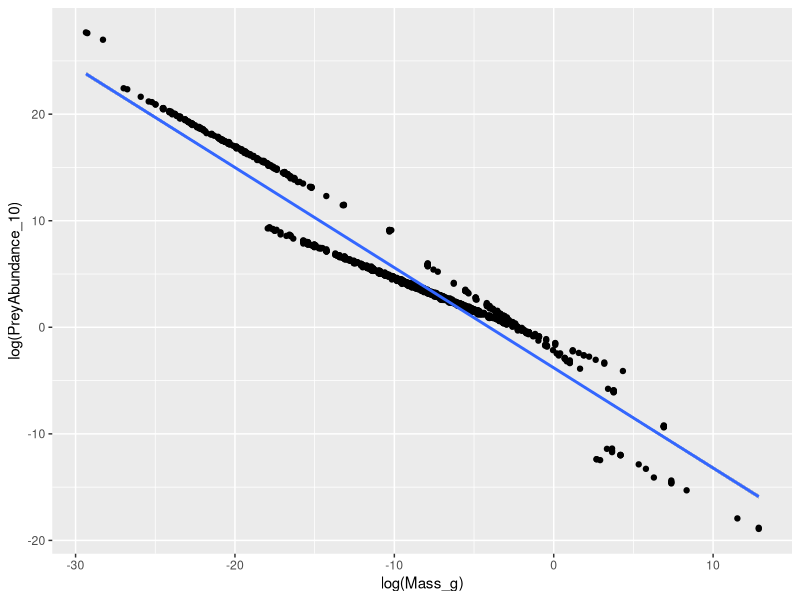
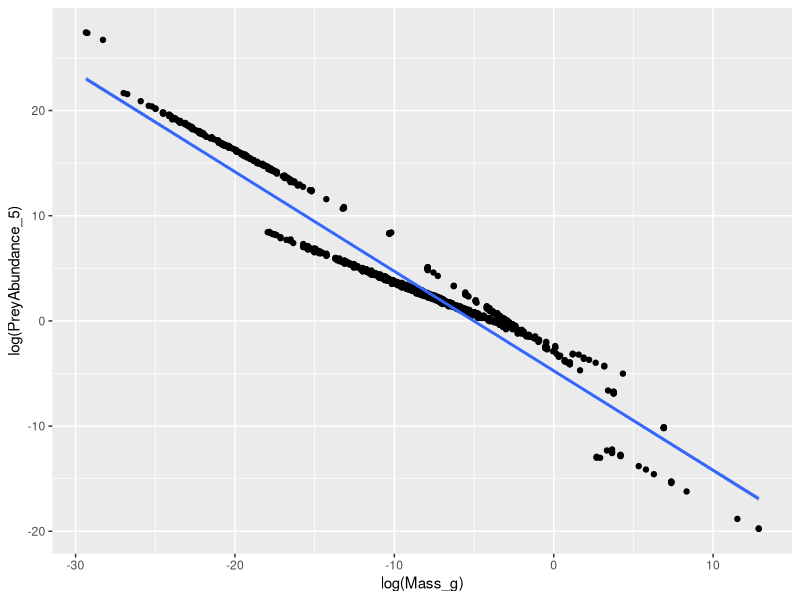
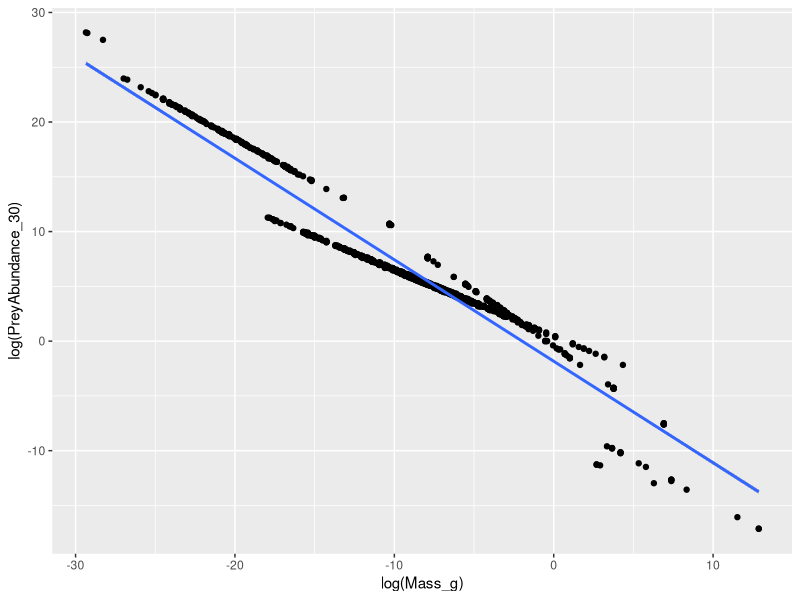
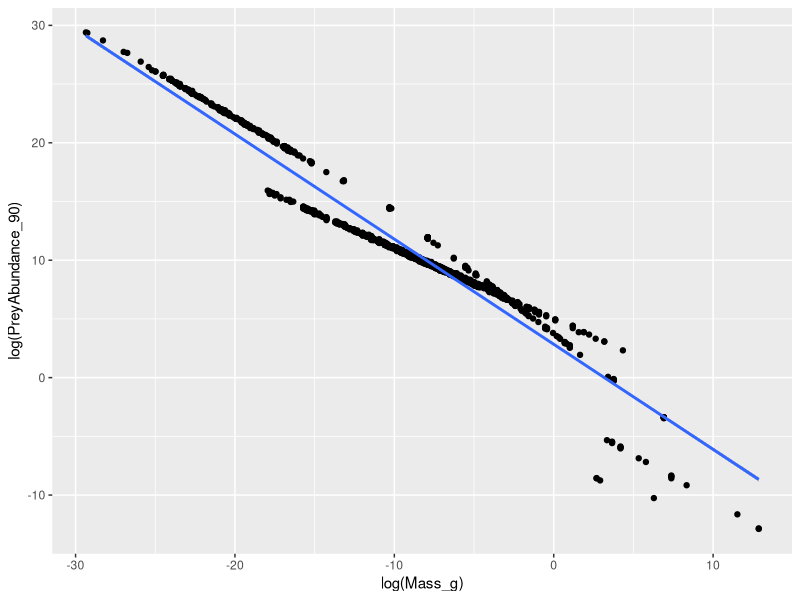
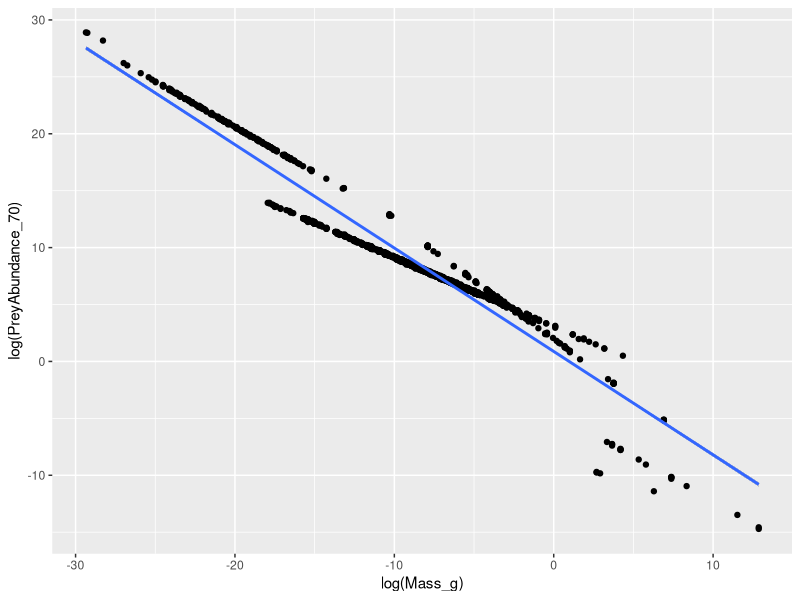
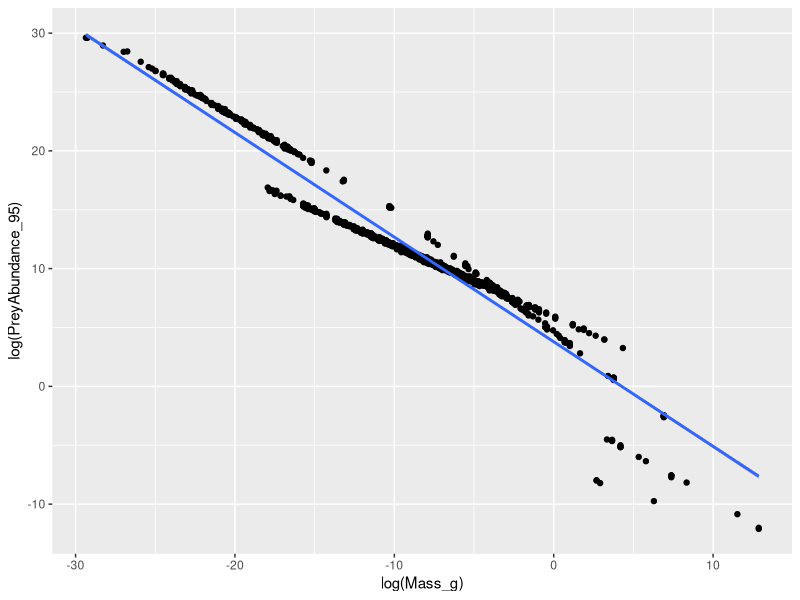
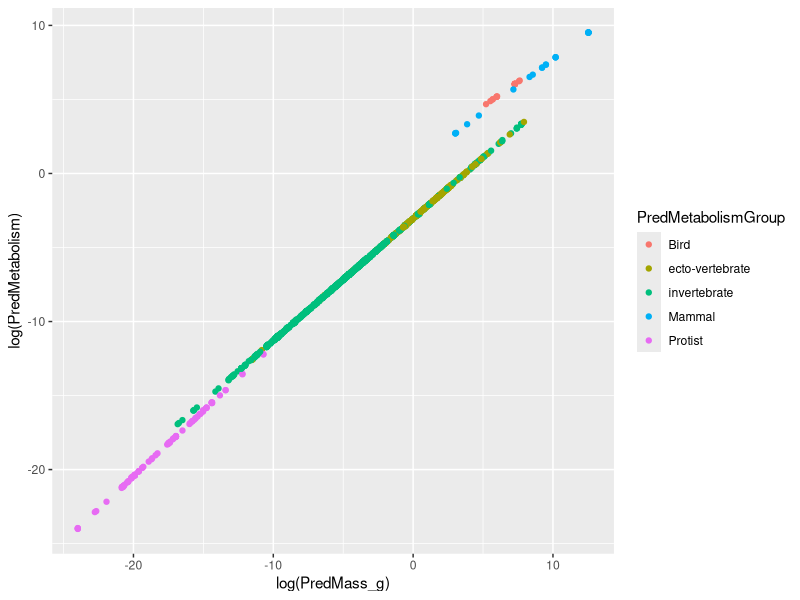
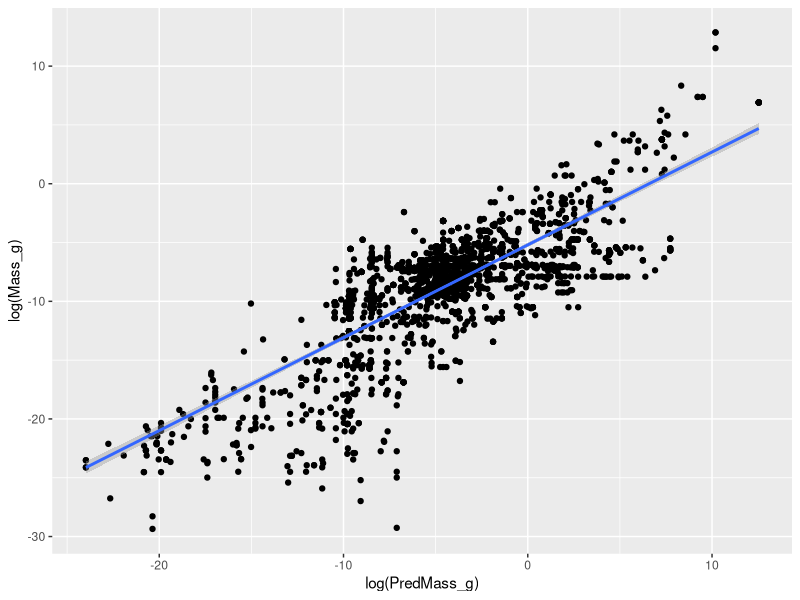

The R source for these figures, in order:
################################################################################
### sensitivity analysis -- allometric scaling
################################################################################

### load packages

library(ggplot2); library(dplyr); library(cowplot);

### load data

forage <- read.csv('forage_modified.csv')

forage <- forage %>% filter(Fittted.h..day. > 1e-6)

### change some column names

colnames(forage)[c(43,46)] <- c('Obs_a', 'Obs_h')

### get empirical scalings 

# Low prey density

lowdensfit_10 <- lm(log(PreyAbundance_10) ~ log(Mass_g), data = forage)

ggplot(data = forage, aes(x = log(Mass_g), y = log(PreyAbundance_10))) + geom_point() + 
  geom_smooth(method = 'lm') 

lowdensfit_5 <- lm(log(PreyAbundance_5) ~ log(Mass_g), data = forage)

ggplot(data = forage, aes(x = log(Mass_g), y = log(PreyAbundance_5))) + geom_point() + 
  geom_smooth(method = 'lm') 

lowdensfit_30 <- lm(log(PreyAbundance_30) ~ log(Mass_g), data = forage)

ggplot(data = forage, aes(x = log(Mass_g), y = log(PreyAbundance_30))) + geom_point() + 
  geom_smooth(method = 'lm') 

# High Prey Density

highdensfit_90 <- lm(log(PreyAbundance_90) ~ log(Mass_g), data = forage)

ggplot(data = forage, aes(x = log(Mass_g), y = log(PreyAbundance_90))) + geom_point() + 
  geom_smooth(method = 'lm') 

highdensfit_70 <- lm(log(PreyAbundance_70) ~ log(Mass_g), data = forage)

ggplot(data = forage, aes(x = log(Mass_g), y = log(PreyAbundance_70))) + geom_point() + 
  geom_smooth(method = 'lm') 

highdensfit_95 <- lm(log(PreyAbundance_95) ~ log(Mass_g), data = forage)

ggplot(data = forage, aes(x = log(Mass_g), y = log(PreyAbundance_95))) + geom_point() + 
  geom_smooth(method = 'lm') 

# Predator Metabolism

demandfit <- lm(log(PredMetabolism) ~ log(PredMass_g), data = forage)

ggplot(data = forage, aes(x = log(PredMass_g), y = log(PredMetabolism), color = PredMetabolismGroup)) + geom_point()

# Prey and Predator Masses

predtopreyfit <- lm(log(Mass_g) ~ log(PredMass_g), data = forage) 

ggplot(data = forage, aes(x = log(PredMass_g), y = log(Mass_g))) + geom_point() + 
  geom_smooth(method = 'lm')

preytopredfit <- lm(log(PredMass_g) ~ log(Mass_g), data = forage)

ggplot(data = forage, aes(x = log(Mass_g), y = log(PredMass_g))) + geom_point() + 
  geom_smooth(method = 'lm')

### predictions for intercept and slope of the space clearance rate allometric scaling

### we need values for delta_0, delta, mu_0P, mu_P, eta_0low, eta_low, and E

delta_0 <- exp(coef(demandfit)[1])

delta <- coef(demandfit)[2]

mu_0P <- exp(coef(predtopreyfit)[1])

mu_P <- coef(predtopreyfit)[2]

eta_0low_5 <- exp(coef(lowdensfit_5)[1])

eta_low_5 <- coef(lowdensfit_5)[2]

eta_0low_10 <- exp(coef(lowdensfit_10)[1])

eta_low_10 <- coef(lowdensfit_10)[2]

eta_0low_30 <- exp(coef(lowdensfit_30)[1])

eta_low_30 <- coef(lowdensfit_30)[2]

E <- 5.6

### calculate intercept and slope of space clearance rate allometric scaling 
### for varying low prey density percentiles

### 5th percentile

scr_int_5 <- log(delta_0*mu_0P^(-eta_low_5-1)/(eta_0low_5*E))

scr_slope_5 <- delta+mu_P*(-eta_low_5-1)

### 10th percentile

scr_int_10 <- log(delta_0*mu_0P^(-eta_low_10-1)/(eta_0low_10*E))

scr_slope_10 <- delta+mu_P*(-eta_low_10-1)

### 30th percentile

scr_int_30 <- log(delta_0*mu_0P^(-eta_low_30-1)/(eta_0low_30*E))

scr_slope_30 <- delta+mu_P*(-eta_low_30-1)

### make plot with each of the different lines a different color

# make a data frame for the line information

scr_line_data <- data.frame(Low = factor(c('5th', '10th', '30th'), levels = c('5th', '10th', '30th')),
                            Intercept = c(scr_int_5, scr_int_10, scr_int_30),
                            Slope = c(scr_slope_5, scr_slope_10, scr_slope_30))

# observed relationship

summary(lm(formula = log(Obs_a) ~ log(PredMass_g), data = forage))

confint(lm(formula = log(Obs_a) ~ log(PredMass_g), data = forage))

scr_allometry_sensplot <- ggplot(data = forage, aes(x = log(PredMass_g), y = log(Obs_a))) + geom_point(alpha = 0.15) + 
  geom_abline(slope = 0.8, intercept = -2.14, linewidth = 1) + 
  geom_abline(data = scr_line_data, aes(slope = Slope, intercept = Intercept, color = Low), linewidth = 1, linetype = 'dashed') +
  scale_color_brewer(palette = 'Dark2') + guides(color = guide_legend(title = 'Low Prey Density\nPercentile')) + 
  theme_cowplot() + xlab('log Predator Mass (g)') + ylab('log Observed Space\nClearance Rate')


save_plot(filename = 'scr_allometry_sens_plot.png', plot = scr_allometry_sensplot, bg = 'white')

### predictions for intercept and slope of the handling time allometric relationship##Low# predictions for intercept and slope of the handling time allometric relationship
### here we will have 27 different combinations 

### beyond the parameters we already have, we also need IS, eta_0high, eta_high

IS_9 <- 0.9

IS_95 <- 0.95

IS_7 <- 0.7

eta_0high_90 <- exp(coef(highdensfit_90)[1])

eta_high_90 <- coef(highdensfit_90)[2]

eta_0high_95 <- exp(coef(highdensfit_95)[1])

eta_high_95 <- coef(highdensfit_95)[2]

eta_0high_70 <- exp(coef(highdensfit_70)[1])

eta_high_70 <- coef(highdensfit_70)[2]

### for each of the combinations can calculate an intercept and slope

### IS = 0.9, high = 90th percentile


hand_int_IS_9_high_9_low_10 <- log(IS_9*eta_0low_10*E/((1 - IS_9)*delta_0*eta_0high_90))
  
# check to see exponent for prey size scaling

1 + eta_low_10 - eta_high_90

# 0.96 -- close to 1

# as long as this scaling is true, predator mass just scales with metabolic rate
# so the slope is the same for everything

hand_int_IS_9_high_9_low_5 <- log(IS_9*eta_0low_5*E/((1 - IS_9)*delta_0*eta_0high_90))

# check exponent

1 + eta_low_5 - eta_high_90

# 0.95 -- close to 1

hand_int_IS_9_high_9_low_30 <- log(IS_9*eta_0low_30*E/((1 - IS_9)*delta_0*eta_0high_90))

# check exponent

1 + eta_low_30 - eta_high_90

# 0.97 -- close to 1

### IS = 0.9, high = 0.95

hand_int_IS_9_high_95_low_5 <- log(IS_9*eta_0low_5*E/((1 - IS_9)*delta_0*eta_0high_95))

# check exponent

1 + eta_low_5 - eta_high_95

# 0.94 -- close to 1

hand_int_IS_9_high_95_low_10 <- log(IS_9*eta_0low_10*E/((1 - IS_9)*delta_0*eta_0high_95))

# check exponent

1 + eta_low_10 - eta_high_95

# 0.95 -- close to 1

hand_int_IS_9_high_95_low_30 <- log(IS_9*eta_0low_30*E/((1 - IS_9)*delta_0*eta_0high_95))

# check exponent

1 + eta_low_30 - eta_high_95

# 0.96 -- close to 1

### IS = 0.9, high = 70th percentile

hand_int_IS_9_high_70_low_5 <- log(IS_9*eta_0low_5*E/((1 - IS_9)*delta_0*eta_0high_70))

# check exponent

1 + eta_low_5 - eta_high_70

# 0.96 -- close to 1

hand_int_IS_9_high_70_low_10 <- log(IS_9*eta_0low_10*E/((1 - IS_9)*delta_0*eta_0high_70))

# check exponent

1 + eta_low_10 - eta_high_70

# 0.97 -- close to 1

hand_int_IS_9_high_70_low_30 <- log(IS_9*eta_0low_30*E/((1 - IS_9)*delta_0*eta_0high_70))

# check exponent

1 + eta_low_30 - eta_high_70

# 0.98 -- close to 1

# should have all of the combinations of slopes now meaning that all of the prey scalings
# are near one and justify our approximation using the prey-mass-specific handling time


### IS = 0.95, high = 95th percentile

hand_int_IS_95_high_95_low_5 <- log(IS_95*eta_0low_5*E/((1 - IS_95)*delta_0*eta_0high_95))

hand_int_IS_95_high_95_low_10 <- log(IS_95*eta_0low_10*E/((1 - IS_95)*delta_0*eta_0high_95))

hand_int_IS_95_high_95_low_30 <- log(IS_95*eta_0low_30*E/((1 - IS_95)*delta_0*eta_0high_95))

### IS = 0.95, high = 90th percentile

hand_int_IS_95_high_90_low_5 <- log(IS_95*eta_0low_5*E/((1 - IS_95)*delta_0*eta_0high_90))

hand_int_IS_95_high_90_low_10 <- log(IS_95*eta_0low_10*E/((1 - IS_95)*delta_0*eta_0high_90))

hand_int_IS_95_high_90_low_30 <- log(IS_95*eta_0low_30*E/((1 - IS_95)*delta_0*eta_0high_90))

### IS = 0.95, high = 70th percentile

hand_int_IS_95_high_70_low_5 <- log(IS_95*eta_0low_5*E/((1 - IS_95)*delta_0*eta_0high_70))

hand_int_IS_95_high_70_low_10 <- log(IS_95*eta_0low_10*E/((1 - IS_95)*delta_0*eta_0high_70))

hand_int_IS_95_high_70_low_30 <- log(IS_95*eta_0low_30*E/((1 - IS_95)*delta_0*eta_0high_70))

### IS = 0.7, high = 95th percentile

hand_int_IS_70_high_95_low_5 <- log(IS_7*eta_0low_5*E/((1 - IS_7)*delta_0*eta_0high_95))

hand_int_IS_70_high_95_low_10 <- log(IS_7*eta_0low_10*E/((1 - IS_7)*delta_0*eta_0high_95))

hand_int_IS_70_high_95_low_30 <- log(IS_7*eta_0low_30*E/((1 - IS_7)*delta_0*eta_0high_95))

### IS = 0.7, high = 90th percentile

hand_int_IS_70_high_90_low_5 <- log(IS_7*eta_0low_5*E/((1 - IS_7)*delta_0*eta_0high_90))

hand_int_IS_70_high_90_low_10 <- log(IS_7*eta_0low_10*E/((1 - IS_7)*delta_0*eta_0high_90))

hand_int_IS_70_high_90_low_30 <- log(IS_7*eta_0low_30*E/((1 - IS_7)*delta_0*eta_0high_90))

### IS = 0.7, high = 70th percentile

hand_int_IS_70_high_70_low_5 <- log(IS_7*eta_0low_5*E/((1 - IS_7)*delta_0*eta_0high_70))

hand_int_IS_70_high_70_low_10 <- log(IS_7*eta_0low_10*E/((1 - IS_7)*delta_0*eta_0high_70))

hand_int_IS_70_high_70_low_30 <- log(IS_7*eta_0low_30*E/((1 - IS_7)*delta_0*eta_0high_70))

### that should be all of the combinations 

### want to make a plot that has lines for each combination. Similar to sensitivity 

# create a data frame to store the intercept data for the lines

hand_line_data <- data.frame(IS = rep(c('0.7','0.9','0.95'), each = 9),
                             Nhigh = rep(rep(c('70th','90th','95th'), each = 3), times = 3),
                             Nlow = rep(c('5th', '10th', '30th'), times = 9))

# add slope of line which is the same for all of them

hand_line_data$Slope <- -delta

# add intercept data

hand_line_data$Intercept <- c(hand_int_IS_70_high_70_low_5, hand_int_IS_70_high_70_low_10,
                              hand_int_IS_70_high_70_low_30, hand_int_IS_70_high_90_low_5,
                              hand_int_IS_70_high_90_low_10, hand_int_IS_70_high_90_low_30,
                              hand_int_IS_70_high_95_low_5, hand_int_IS_70_high_95_low_10,
                              hand_int_IS_70_high_95_low_30, hand_int_IS_9_high_70_low_5,
                              hand_int_IS_9_high_70_low_10, hand_int_IS_9_high_70_low_30,
                              hand_int_IS_95_high_90_low_5, hand_int_IS_9_high_9_low_10,
                              hand_int_IS_9_high_9_low_30, hand_int_IS_9_high_95_low_5,
                              hand_int_IS_9_high_95_low_10, hand_int_IS_9_high_95_low_30,
                              hand_int_IS_95_high_70_low_5, hand_int_IS_95_high_70_low_10,
                              hand_int_IS_95_high_70_low_30, hand_int_IS_95_high_90_low_5,
                              hand_int_IS_95_high_90_low_10, hand_int_IS_95_high_90_low_30,
                              hand_int_IS_95_high_95_low_5, hand_int_IS_95_high_95_low_10,
                              hand_int_IS_95_high_95_low_30)

# observed relationship

summary(lm(log(Obs_h/Mass_g) ~ log(PredMass_g), data = forage))

confint(lm(log(Obs_h/Mass_g) ~ log(PredMass_g), data = forage))

# expand forage such that there is a copy for each of the combinations of IS, Nhigh, and Nlow

forage_sens_exp <- data.frame(Obs_h = rep(forage$Obs_h, times = 27),
                              Mass_g = rep(forage$Mass_g, times = 27),
                              PredMass_g = rep(forage$PredMass_g, times = 27))


forage_sens_exp$IS <- rep(hand_line_data$IS, each = 2162)

forage_sens_exp$Nhigh <- rep(hand_line_data$Nhigh, each = 2162)

forage_sens_exp$Nlow <- rep(hand_line_data$Nlow, each = 2162)

# labels for the facets

Nlow_names <- list(
  '5th'=expression(N[low]*'='*5^th~percentile),
  '10th'=expression(N[low]*'='*10^th~percentile),
  '30th'=expression(N[low]*'='*30^th~percentile)
)

Nhigh_names = list(
  '70th'=expression(N[high]*'='*70^th~percentile),
  '90th'=expression(N[high]*'='*90^th~percentile),
  '95th'=expression(N[high]*'='*95^th~percentile)
)

facet_labeller <- function(variable,value){
  if(variable == "Nlow"){
    return(Nlow_names[value])
  } else {
    return(Nhigh_names[value])
  }
}

# make plots 

forage_sens_exp$Nlow <- factor(forage_sens_exp$Nlow, levels = c('5th', '10th', '30th'))

handling_allometry_sensplot <- ggplot(data = forage_sens_exp, aes(x = log(PredMass_g), y = log(Obs_h/Mass_g))) + geom_point(alpha = 0.05) + 
  geom_abline(slope = -0.84616, intercept = 0.243, linewidth = 1) + 
  facet_grid(rows = Nlow ~ Nhigh, labeller = facet_labeller) + 
  geom_abline(data = hand_line_data, aes(slope = Slope, intercept = Intercept, color = IS), linetype = 'dashed', linewidth = 1) + 
  theme_cowplot() + scale_color_brewer(palette = "Dark2") + guides(color = guide_legend(title = expression(I[S]))) + 
  xlab('log Predator Mass (g)') + ylab('log Handling Time/Prey Mass')

save_plot(filename = 'handling_allometry_sensplot.png', plot = handling_allometry_sensplot, nrow = 1.5, ncol = 1.5, bg = 'white')














































































